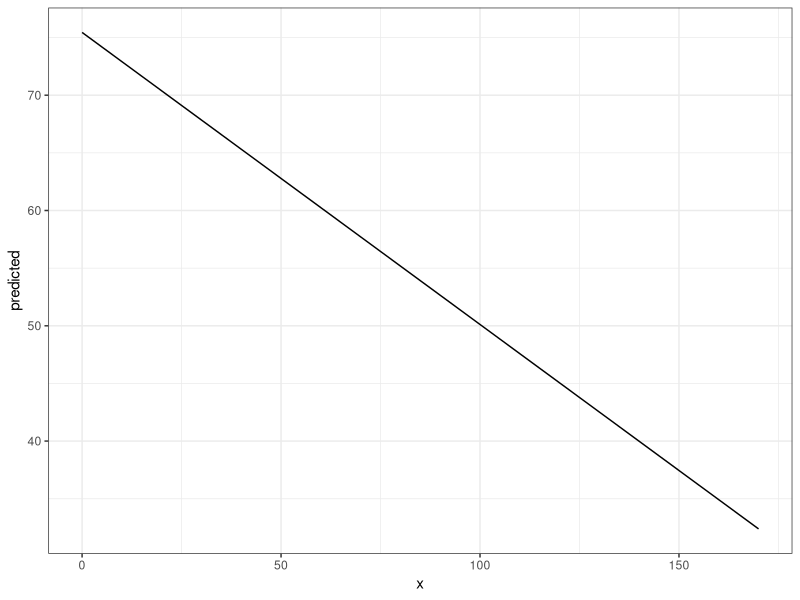
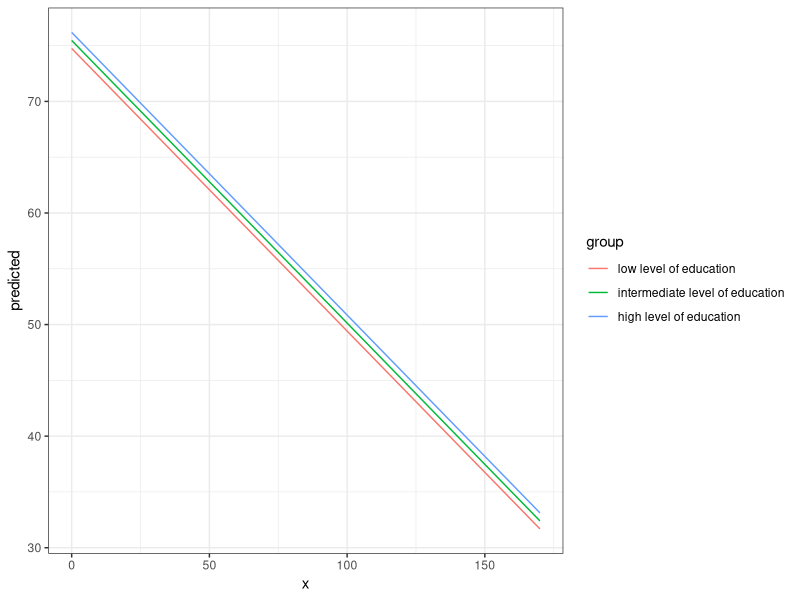
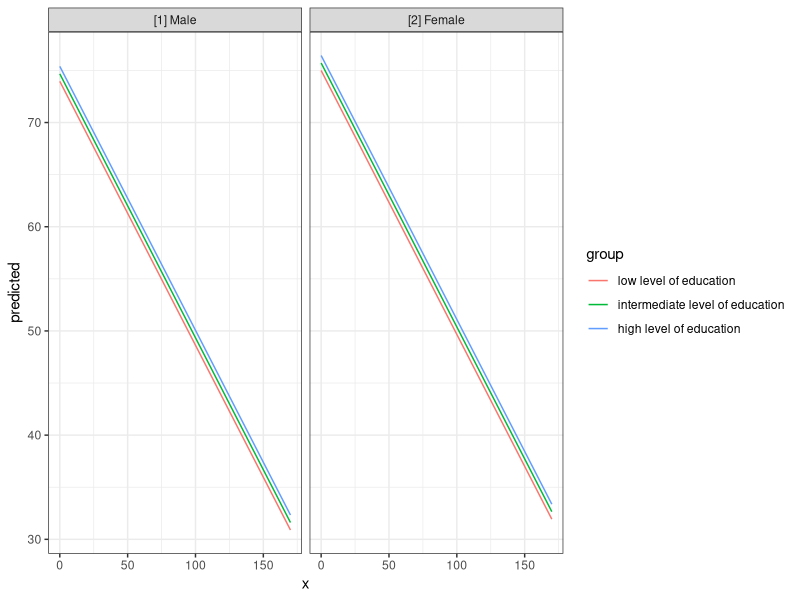
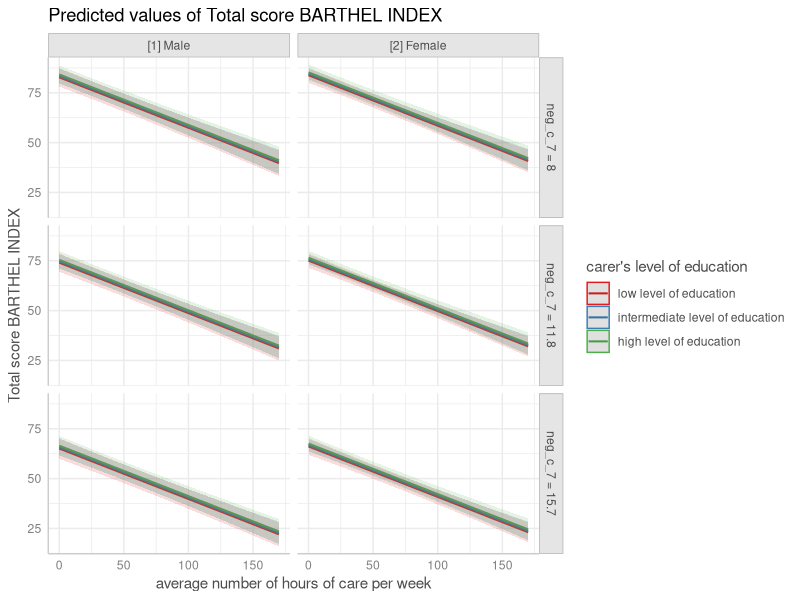
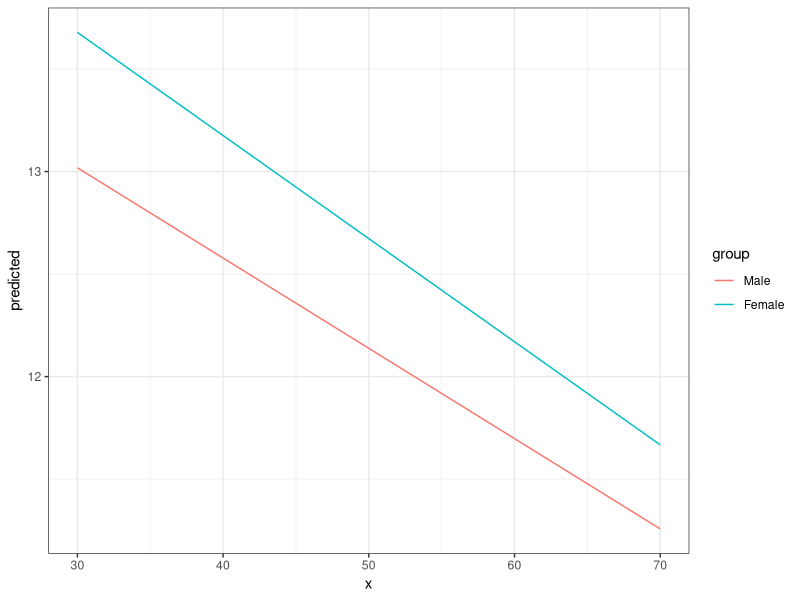
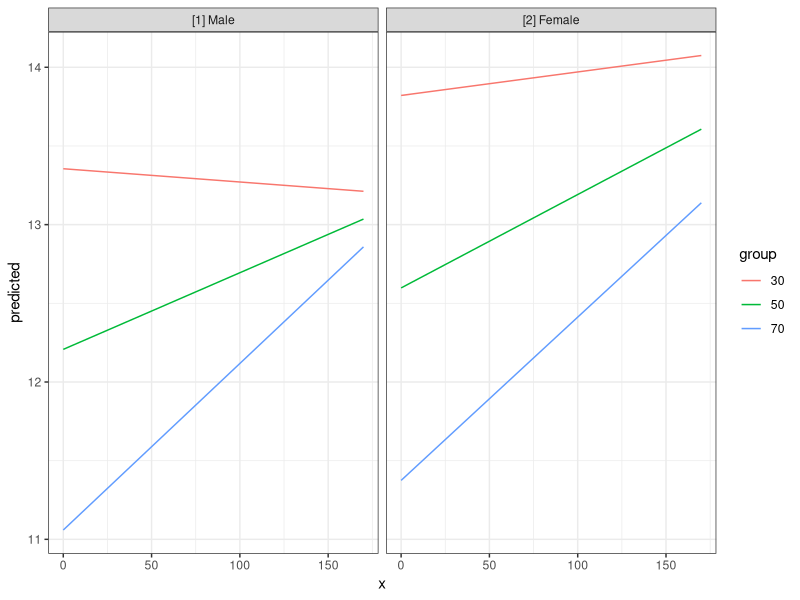
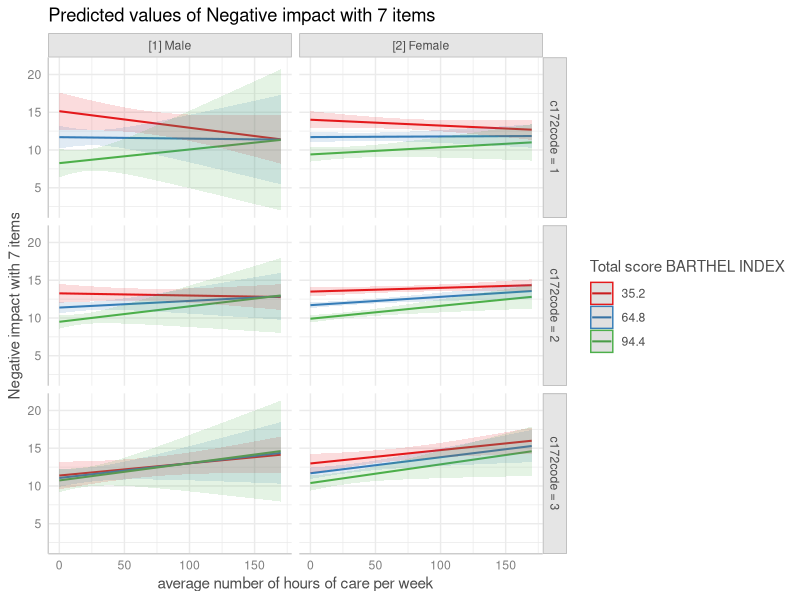
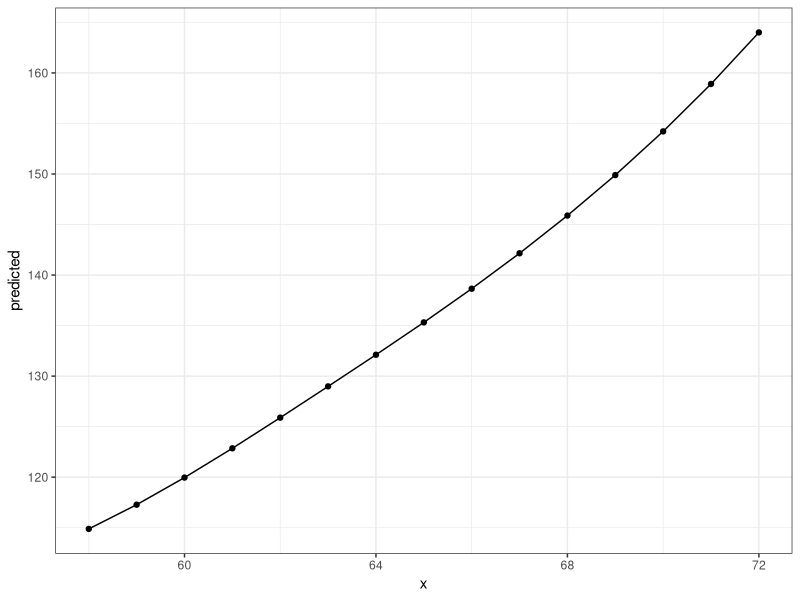

Here is the R script that generated these plots, in order: (Note: this script raises an error after producing the figures.)
## ---- chunk 1
knitr::opts_chunk$set(collapse = TRUE, comment = "#>", dev = "png", fig.width = 7, fig.height = 3.5, message = FALSE, warning = FALSE)
options(width = 800)
## ---- chunk 2
library(ggeffects)
data(efc)
fit <- lm(barthtot ~ c12hour + neg_c_7 + c161sex + c172code, data = efc)

ggpredict(fit, terms = "c12hour")
## ---- chunk 3
library(ggplot2)
theme_set(theme_bw())

mydf <- ggpredict(fit, terms = "c12hour")
ggplot(mydf, aes(x, predicted)) + geom_line()
## ---- chunk 4
ggpredict(fit, terms = c("c12hour", "c172code"))
## ---- chunk 5
mydf <- ggpredict(fit, terms = c("c12hour", "c172code"))
ggplot(mydf, aes(x, predicted, colour = group)) + geom_line()
## ---- chunk 6
mydf <- ggpredict(fit, terms = c("c12hour", "c172code", "c161sex"))
mydf
ggplot(mydf, aes(x, predicted, colour = group)) + 
  geom_line() + 
  facet_wrap(~facet)
## ---- chunk 7
mydf <- ggpredict(fit, terms = c("c12hour", "c172code", "c161sex", "neg_c_7"))
plot(mydf)
## ---- chunk 8
mydf <- ggpredict(fit)
mydf
## ---- chunk 9
library(sjmisc)
data(efc)

# make categorical
efc$c161sex <- to_factor(efc$c161sex)

# fit model with interaction
fit <- lm(neg_c_7 ~ c12hour + barthtot * c161sex, data = efc)

# select only levels 30, 50 and 70 from continuous variable Barthel-Index
mydf <- ggpredict(fit, terms = c("barthtot [30,50,70]", "c161sex"))
ggplot(mydf, aes(x, predicted, colour = group)) + geom_line()
## ---- chunk 10
# fit model with 3-way-interaction
fit <- lm(neg_c_7 ~ c12hour * barthtot * c161sex, data = efc)

# select only levels 30, 50 and 70 from continuous variable Barthel-Index
mydf <- ggpredict(fit, terms = c("c12hour", "barthtot [30,50,70]", "c161sex"))

ggplot(mydf, aes(x, predicted, colour = group)) + 
  geom_line() +
  facet_wrap(~facet)
## ---- chunk 11
# fit model with 4-way-interaction
fit <- lm(neg_c_7 ~ c12hour * barthtot * c161sex * c172code, data = efc)

# marginal effects for all 4 interaction terms
pr <- ggpredict(fit, c("c12hour", "barthtot", "c161sex", "c172code"))

# use plot() method, easier than own ggplot-code from scratch
plot(pr)
## ---- chunk 12
library(splines)
data(women)

fm1 <- lm(weight ~ bs(height, df = 5), data = women)
dat <- ggpredict(fm1, "height")

ggplot(dat, aes(x, predicted)) + 
  geom_line() +
  geom_point()
## ---- chunk 13
data("lung", package = "survival")
# remove category 3 (outlier)
lung <- subset(lung, subset = ph.ecog %in% 0:2)
lung$sex <- factor(lung$sex, labels = c("male", "female"))
lung$ph.ecog <- factor(lung$ph.ecog, labels = c("good", "ok", "limited"))

m <- survival::coxph(survival::Surv(time, status) ~ sex + age + ph.ecog, data = lung)

# predicted risk-scores
ggpredict(m, c("sex", "ph.ecog"))
## ---- chunk 14
# probability of survival
ggpredict(m, c("sex", "ph.ecog"), type = "surv")
## ---- chunk 15
data(efc)
efc <- to_label(efc, c172code, c161sex)
m <- lm(barthtot ~ c12hour + neg_c_7 + c161sex + c172code, data = efc)
## ---- chunk 16
ggpredict(m, "c172code")
## ---- chunk 17
ggpredict(m, "c172code", x.as.factor = FALSE)
## ---- chunk 18
get_x_title(mydf)
get_y_title(mydf)

ggplot(mydf, aes(x, predicted, colour = group)) + 
  geom_line() +
  facet_wrap(~facet) +
  labs(
    x = get_x_title(mydf),
    y = get_y_title(mydf),
    colour = get_legend_title(mydf)
  )
